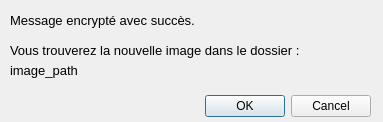
<?xml version="1.0" encoding="UTF-8"?>
<ui version="4.0">
 <class>Dialog2</class>
 <widget class="QDialog" name="Dialog2">
  <property name="geometry">
   <rect>
    <x>0</x>
    <y>0</y>
    <width>383</width>
    <height>122</height>
   </rect>
  </property>
  <property name="windowTitle">
   <string>encrypted</string>
  </property>
  <widget class="QDialogButtonBox" name="buttonBox">
   <property name="geometry">
    <rect>
     <x>30</x>
     <y>90</y>
     <width>341</width>
     <height>32</height>
    </rect>
   </property>
   <property name="orientation">
    <enum>Qt::Horizontal</enum>
   </property>
   <property name="standardButtons">
    <set>QDialogButtonBox::Cancel|QDialogButtonBox::Ok</set>
   </property>
  </widget>
  <widget class="QLabel" name="imagePathLabel">
   <property name="geometry">
    <rect>
     <x>10</x>
     <y>60</y>
     <width>431</width>
     <height>21</height>
    </rect>
   </property>
   <property name="font">
    <font>
     <pointsize>10</pointsize>
    </font>
   </property>
   <property name="text">
    <string>image_path</string>
   </property>
  </widget>
  <widget class="QLabel" name="label_2">
   <property name="geometry">
    <rect>
     <x>10</x>
     <y>40</y>
     <width>301</width>
     <height>21</height>
    </rect>
   </property>
   <property name="font">
    <font>
     <pointsize>10</pointsize>
    </font>
   </property>
   <property name="text">
    <string>Vous trouverez la nouvelle image dans le dossier :</string>
   </property>
  </widget>
  <widget class="QLabel" name="label">
   <property name="geometry">
    <rect>
     <x>10</x>
     <y>10</y>
     <width>281</width>
     <height>21</height>
    </rect>
   </property>
   <property name="font">
    <font>
     <pointsize>10</pointsize>
    </font>
   </property>
   <property name="text">
    <string>Message encrypté avec succès.</string>
   </property>
  </widget>
 </widget>
 <resources/>
 <connections>
  <connection>
   <sender>buttonBox</sender>
   <signal>accepted()</signal>
   <receiver>Dialog2</receiver>
   <slot>accept()</slot>
   <hints>
    <hint type="sourcelabel">
     <x>248</x>
     <y>254</y>
    </hint>
    <hint type="destinationlabel">
     <x>157</x>
     <y>274</y>
    </hint>
   </hints>
  </connection>
  <connection>
   <sender>buttonBox</sender>
   <signal>rejected()</signal>
   <receiver>Dialog2</receiver>
   <slot>reject()</slot>
   <hints>
    <hint type="sourcelabel">
     <x>316</x>
     <y>260</y>
    </hint>
    <hint type="destinationlabel">
     <x>286</x>
     <y>274</y>
    </hint>
   </hints>
  </connection>
 </connections>
</ui>
